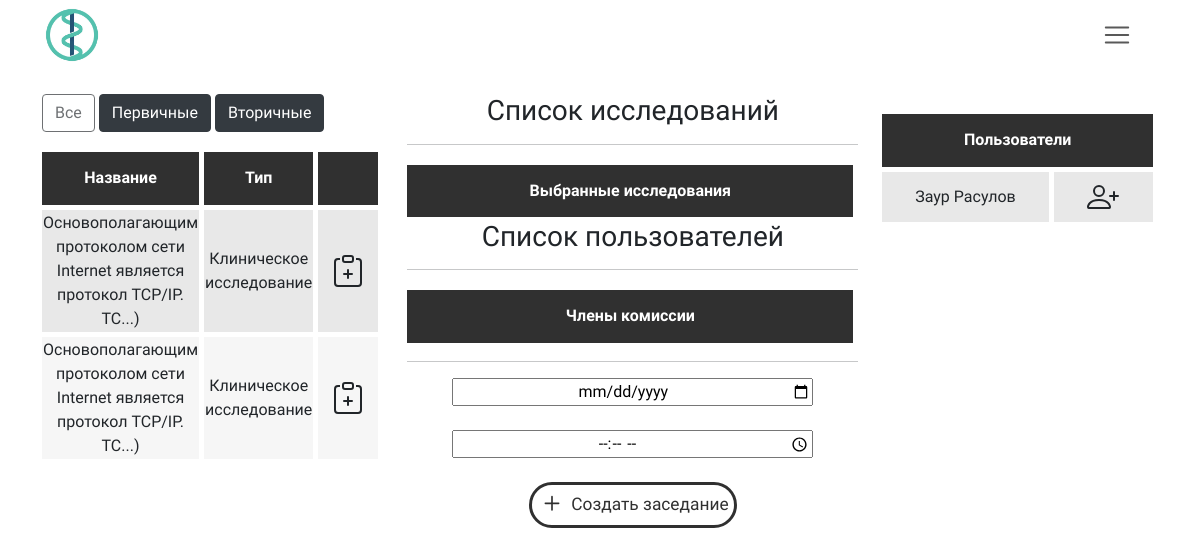
Page /meeting/ on the earlier database version.
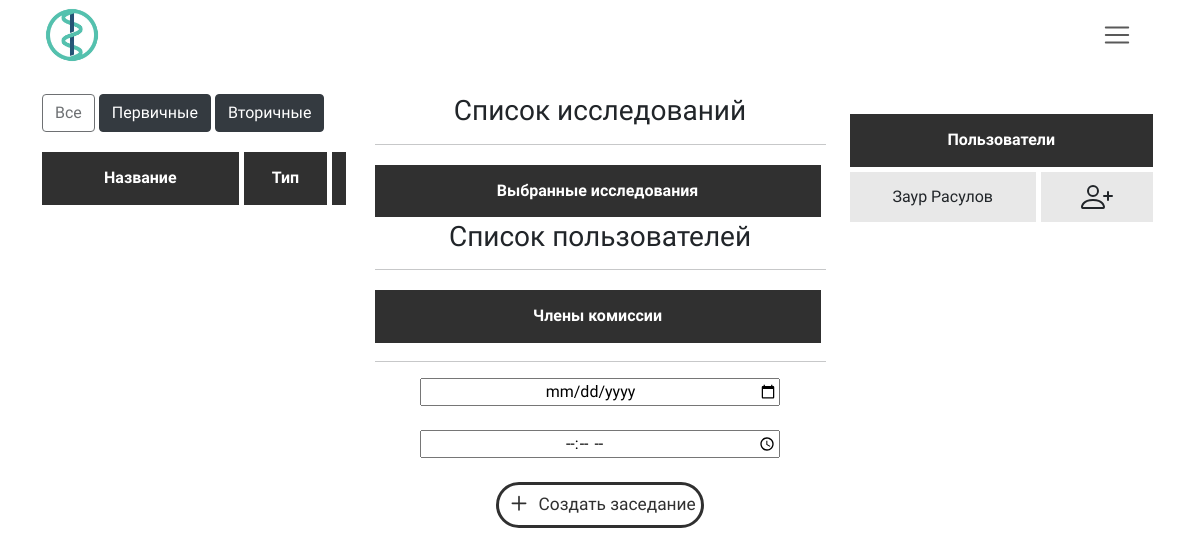
Same page on the later database version.
### researchManager/models.py (models this page shows, shortened)
class Research(models.Model):
    type = models.CharField("Тип исследования", max_length=50, null=True, blank=True)
    type_request = models.CharField("Тип заявки", max_length=50, null=True, blank=True)
    owner = models.ForeignKey(settings.AUTH_USER_MODEL, on_delete=models.CASCADE, null=True, blank=True)
    identityCode = models.CharField("Код исследования", max_length=50, null=True, blank=True)
    date_accepted = models.DateField("Дата одобрения", blank=True, null=True, default="2021-05-05")
    date_created = models.DateTimeField("Дата загрузки в систему", auto_now_add=True, null=True, blank=True)
    protocol_number = models.CharField("Номер протокола", max_length=50, null=True, blank=True)
    protocol_name = models.CharField("Название протокола", max_length=500, null=True, blank=True)
    work_name = models.CharField("Название работы", max_length=500, null=True, blank=True)
    division = models.CharField("Подразделение", max_length=500, null=True, blank=True)
    executor = models.CharField("Исполнитель", max_length=500, null=True, blank=True)
    specialization = models.CharField("Специализация", max_length=500, null=True, blank=True)
    managers = models.CharField("Менеджеры", max_length=500, null=True, blank=True)
    name_research = models.CharField("Название исследования", max_length=500, null=True, blank=True)
    drug_name = models.CharField("Название препарата", max_length=500, null=True, blank=True)
    main_researcher = models.CharField("Главный исследователь", max_length=500, null=True, blank=True)
    research_center = models.CharField("Исследовательский центр", max_length=500, null=True, blank=True)
    customer = models.CharField("Заказчик", max_length=500, null=True, blank=True)
    customer_contacts = models.CharField("Контактные данные заказчика", max_length=500, null=True, blank=True)
    duration = models.CharField("Дата окончания исследования", null=True, blank=True,  max_length=150)
    version = models.IntegerField("Версия", null=True, blank=True)
    addedOnMeeting = models.BooleanField("Добавленно на заседании", default=False)
    class Meta:
        verbose_name = "Исследование"
        verbose_name_plural = "Исследования"
    def __str__(self):
        MAX_LENGTH = 70
        if self.type == "clinicalResearch":
            name = self.protocol_name
        if self.type == "preclinicalResearch":
            name = self.work_name
        if self.type == "initiativeResearch":
            name = self.name_research
        if self.type == "dissertationWorksList":
            name = self.work_name
        if len(name) > MAX_LENGTH:
            return name[:MAX_LENGTH] + '...'
        else:
            return name
    def getType(self):
        if self.type == "clinicalResearch":
            return "Клиническое исследование"

### userControl/models.py (models this page shows)
class User(AbstractUser):
    username = models.EmailField(
        _('username'),
        max_length=150,
        unique=True,
        help_text=_(''),
        error_messages={
            'unique': _("Пользователь с таким Email уже существует."),
        },
    )
    first_name = models.CharField('Имя', max_length=30)
    last_name = models.CharField('Фамилия', max_length=150)
    middle_name = models.CharField('Отчество', max_length=30)
    role = models.ForeignKey(Role, on_delete=models.CASCADE, related_name='role', null=True, blank=True, default=7)
    password = models.CharField('Пароль', max_length=150)
    registration_accepted = models.CharField('Подтвердить регистрацию',max_length=10)
    def __str__(self):
        return self.get_full_name()
    class Meta(object):
        unique_together = ('username',)

### meetingManager/views.py (the view, shortened to what this page needs)
# urls.py: path("", views.CreateMeeting.as_view(), name="createMeeting"),
class CreateMeeting(Meeting):
	def get(self, request):
		return render(request, "createMeeting/createMeeting.html", {
			"researchOnMeetinList": Meeting.getNotAcceptedResearch(),
			"userList": Meeting.getUserList(),
		})

### meetingManager/views.py (called while the page is built)
	def getNotAcceptedResearch():
		return Research.objects.filter(addedOnMeeting=False, date_accepted=None)

	def getUserList():
		User = get_user_model()
		return User.objects.all()

### meetingManager/templates/createMeeting/createMeeting.html (shortened to what this page needs)
{% extends "base.html" %}
{% block content %}
{% load static %}
<div class="container">
<form method="POST" enctype="multipart/form-data" class="meetingForm">
    <div class="row">
        <div class="col">
            <table class="table">
                <div id="filterPanel">
                    <button type="button" class="btn btn-outline-dark active filter" aria-pressed="true" id="allRequestsFilter" onclick="filterResearchList(this)" disabled>Все</button>
                    <button type="button" class="btn btn-outline-dark active filter" aria-pressed="true" id="firstRequestFilter" onclick="filterResearchList(this)">Первичные</button>
                    <button type="button" class="btn btn-outline-dark active filter" aria-pressed="true" id="secondRequestFilter" onclick="filterResearchList(this)">Вторичные</button>
                </div>
            <table class="custom_table_meeting table-hover">
                <thead>
                    <tr>
                        <th>Название</th>
                        <th >Тип</th>
                        <th></th>
                    </tr>
                </thead>
                <tbody id='researchList'>
                    {% for research in researchOnMeetinList %}
                    <tr id="{{ research.id }}tr">
                        <td style="cursor: pointer" onclick="window.open('{% url 'watchResearch' research.id %}')" >{{ research }})</td>
                        <td style="cursor: pointer" onclick="window.open('{% url 'watchResearch' research.id %}')" >{{ research.getType }}</td>
                        <td>
                            <button type="button"  id="{{ research.id }}" class="btn" onclick="addInMeetingList(this, 'researchInMeeting', '{{ research }}', '{{ research.id }}')">
                            </button>
                        </td>
                    </tr>
                    {% endfor %}
                </tbody>
            </table>
        </div>
        <div class="col-5 text-center">
            <h3>Список исследований</h3>
            <hr>
           <table class="custom_table_meeting">
                <thead>
                    <tr>
                        <th colspan="2" >Выбранные исследования</th>
                    </tr>
                </thead>
            </table>
            <h3>Список пользователей</h3>
            <hr>
            <table class="custom_table_meeting">
                <thead>
                    <tr>
                        <th colspan="2" >Члены комиссии</th>
                    </tr>
                </thead>
            </table>
            <hr>
            <div class="createMenu" id="createMenu">
                <input type="date" name="date" class="text-center" required style=" width: 80%">
                <br><br>
                <input type="time" name="time" class="text-center" required style=" width: 80%">
                <br><br>
                <button class="custom_button" onclick="setResearchAndUserInPost()">
                        Создать заседание
                </button>
            </div>
        </div>
        <div class="col">
            <table class="custom_table_meeting table-hover">
                <thead>
                    <tr>
                        <th colspan="2" >Пользователи</th>
                    </tr>
                </thead>
                <tbody id="userList">
                    {% for user in userList %}
                    <tr>
                        <td scope="row">{{ user.get_full_name }}</td>
                        <td><button type="button" class="btn" id="{{ user.id }}" onclick="addInMeetingList(this, 'userInMeeting', '{{ user }}', '{{ user.id }}')">
                        </button></td>
                    </tr>
                    {% endfor %}
                </tbody>
            </table>
        </div>
    </div>
</form>
</div>
{% endblock %}

Differences in the rows shown:
no longer on this page (row edited): Research: type+protocol_name "Основополагающим протоколом сети Internet является протокол TCP/IP. TC...", getType "Клиническое исследование"
no longer on this page (row edited): Research: type+protocol_name "Основополагающим протоколом сети Internet является протокол TCP/IP. TC...", getType "Клиническое исследование"
